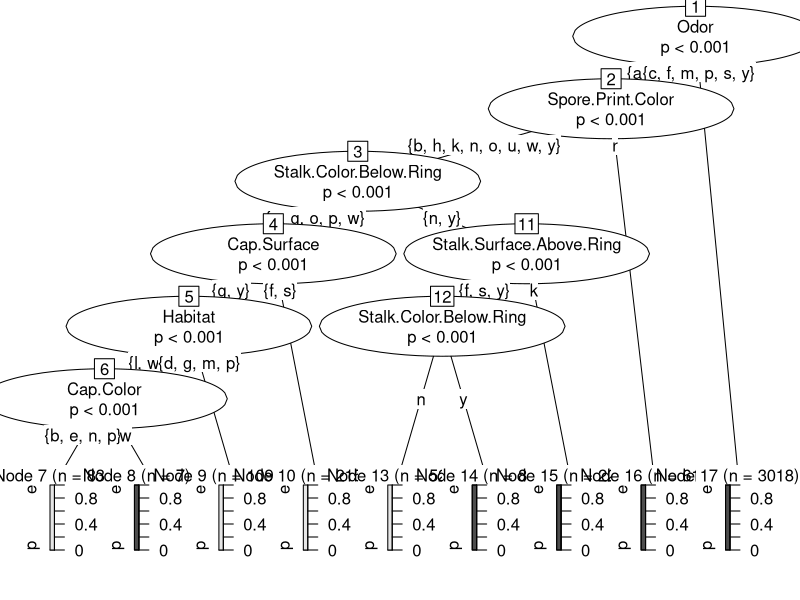

Recreate this plot in R.
#read in data
df <- read.table("agaricus-lepiota.data", fileEncoding="UTF-8", sep=",", header=FALSE)

#added headers to dataframe
colnames(df) <- c("Classes","Cap.Shape","Cap.Surface","Cap.Color","Bruises","Odor",
                  "Gill.Attachment","Gill.Spacing","Gill.Size","Gill.Color","Stalk.Shape",
                  "Stalk.Root","Stalk.Surface.Above.Ring","Stalk.Surface.Below.Ring",
                  "Stalk.Color.Above.Ring","Stalk.Color.Below.Ring","Veil.Type","Veil.Color",
                  "Ring.Number","Ring.Type","Spore.Print.Color","Population","Habitat")

# Function to get unique values for each column
get_unique_values <- function(column) {
  unique_values <- unique(column)
}

lapply(df, get_unique_values)

#removed the column Stalk.root because had over 2.5k missing values
df <- subset(df, select = -c(Stalk.Root))

#veil.type only has a single value so its of no use so deleted column
df <- subset(df, select = -c(Veil.Type))

#all variables are initally set to chr and we need them as factors for the decision tree
factorDf <- df
factorDf <- as.data.frame(unclass(df), stringsAsFactors = TRUE)

#split data into train and test
index <- sample(1:nrow(factorDf), round(0.8 * nrow(factorDf)))
train <- factorDf[index,]
test <- factorDf[-index,]

#formula for y based on all variables of dataframe
fmla <- Classes~Cap.Shape+Cap.Surface+Cap.Color+Bruises+Odor+Gill.Attachment+Gill.Spacing+Gill.Size+Gill.Color+Stalk.Shape+Stalk.Surface.Above.Ring+Stalk.Surface.Below.Ring+Stalk.Color.Above.Ring+Stalk.Color.Below.Ring+Veil.Color+Ring.Number+Ring.Type+Spore.Print.Color+Population+Habitat

#package for decision tree
install.packages("party")
library(party)

#make decision tree from party library
tree <- ctree(fmla, data=train)

#plots the tree
plot(tree)

#shows confusion matrix of tree
pred <- predict(tree, test)
cm <- table(pred, test$Classes)
cm
